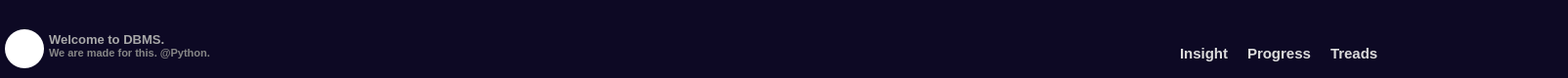
     <widget class="QFrame" name="topBar">
      <property name="minimumSize">
       <size>
        <width>0</width>
        <height>80</height>
       </size>
      </property>
      <property name="maximumSize">
       <size>
        <width>16777215</width>
        <height>80</height>
       </size>
      </property>
      <property name="styleSheet">
       <string notr="true">QFrame {
	background-color: rgb(13, 9, 36);
	border-radius: 5px 0px 0px 5px;
}</string>
      </property>
      <property name="frameShape">
       <enum>QFrame::NoFrame</enum>
      </property>
      <property name="frameShadow">
       <enum>QFrame::Raised</enum>
      </property>
      <layout class="QVBoxLayout" name="verticalLayout_5" stretch="0,0">
       <property name="spacing">
        <number>0</number>
       </property>
       <property name="leftMargin">
        <number>0</number>
       </property>
       <property name="topMargin">
        <number>0</number>
       </property>
       <property name="rightMargin">
        <number>0</number>
       </property>
       <property name="bottomMargin">
        <number>0</number>
       </property>
       <item>
        <widget class="QFrame" name="titleBar">
         <property name="maximumSize">
          <size>
           <width>16777215</width>
           <height>30</height>
          </size>
         </property>
         <property name="styleSheet">
          <string notr="true">background-color: rgb(13, 9, 36);</string>
         </property>
         <property name="frameShape">
          <enum>QFrame::NoFrame</enum>
         </property>
         <property name="frameShadow">
          <enum>QFrame::Raised</enum>
         </property>
         <layout class="QHBoxLayout" name="horizontalLayout_7">
          <property name="spacing">
           <number>0</number>
          </property>
          <property name="leftMargin">
           <number>0</number>
          </property>
          <property name="topMargin">
           <number>0</number>
          </property>
          <property name="rightMargin">
           <number>0</number>
          </property>
          <property name="bottomMargin">
           <number>0</number>
          </property>
          <item>
           <spacer name="horizontalSpacer_3">
            <property name="orientation">
             <enum>Qt::Horizontal</enum>
            </property>
            <property name="sizeHint" stdset="0">
             <size>
              <width>1504</width>
              <height>20</height>
             </size>
            </property>
           </spacer>
          </item>
          <item>
           <widget class="QFrame" name="actionButtonsBar">
            <property name="minimumSize">
             <size>
              <width>100</width>
              <height>0</height>
             </size>
            </property>
            <property name="maximumSize">
             <size>
              <width>100</width>
              <height>16777215</height>
             </size>
            </property>
            <property name="styleSheet">
             <string notr="true"/>
            </property>
            <property name="frameShape">
             <enum>QFrame::StyledPanel</enum>
            </property>
            <property name="frameShadow">
             <enum>QFrame::Raised</enum>
            </property>
            <layout class="QHBoxLayout" name="horizontalLayout_8">
             <property name="spacing">
              <number>0</number>
             </property>
             <property name="leftMargin">
              <number>0</number>
             </property>
             <property name="topMargin">
              <number>0</number>
             </property>
             <property name="rightMargin">
              <number>0</number>
             </property>
             <property name="bottomMargin">
              <number>0</number>
             </property>
             <item>
              <widget class="QPushButton" name="pushButton_6">
               <property name="minimumSize">
                <size>
                 <width>30</width>
                 <height>30</height>
                </size>
               </property>
               <property name="maximumSize">
                <size>
                 <width>30</width>
                 <height>30</height>
                </size>
               </property>
               <property name="styleSheet">
                <string notr="true">QPushButton {
	border: none;
	background-color: rgb(13, 9, 36);
	border-radius: 15;
}

QPushButton:hover {
	background-color: rgb(124, 124, 124);
}

QPushButton:pressed {
	background-color: rgb(0, 0, 0);
}</string>
               </property>
               <property name="text">
                <string/>
               </property>
               <property name="icon">
                <iconset resource="resources/resources.qrc">
                 <normaloff>:/icons/icons/minus.svg</normaloff>:/icons/icons/minus.svg</iconset>
               </property>
               <property name="iconSize">
                <size>
                 <width>17</width>
                 <height>17</height>
                </size>
               </property>
              </widget>
             </item>
             <item>
              <widget class="QPushButton" name="pushButton_5">
               <property name="minimumSize">
                <size>
                 <width>30</width>
                 <height>30</height>
                </size>
               </property>
               <property name="maximumSize">
                <size>
                 <width>30</width>
                 <height>30</height>
                </size>
               </property>
               <property name="styleSheet">
                <string notr="true">QPushButton {
	border: none;
	background-color: rgb(13, 9, 36);
	border-radius: 15;
}

QPushButton:hover {
	background-color: rgb(124, 124, 124);
}

QPushButton:pressed {
	background-color: rgb(0, 0, 0);
}</string>
               </property>
               <property name="text">
                <string/>
               </property>
               <property name="icon">
                <iconset resource="resources/resources.qrc">
                 <normaloff>:/icons/icons/maximize.svg</normaloff>:/icons/icons/maximize.svg</iconset>
               </property>
               <property name="iconSize">
                <size>
                 <width>17</width>
                 <height>17</height>
                </size>
               </property>
              </widget>
             </item>
             <item>
              <widget class="QPushButton" name="pushButton_4">
               <property name="minimumSize">
                <size>
                 <width>30</width>
                 <height>30</height>
                </size>
               </property>
               <property name="maximumSize">
                <size>
                 <width>30</width>
                 <height>30</height>
                </size>
               </property>
               <property name="styleSheet">
                <string notr="true">QPushButton {
	border: none;
	background-color: rgb(13, 9, 36);
	border-radius: 15;
}

QPushButton:hover {
	background-color: rgb(124, 124, 124);
}

QPushButton:pressed {
	background-color: rgb(255, 0, 0) ;
}</string>
               </property>
               <property name="text">
                <string/>
               </property>
               <property name="icon">
                <iconset resource="resources/resources.qrc">
                 <normaloff>:/icons/icons/close.svg</normaloff>:/icons/icons/close.svg</iconset>
               </property>
               <property name="iconSize">
                <size>
                 <width>17</width>
                 <height>17</height>
                </size>
               </property>
              </widget>
             </item>
            </layout>
           </widget>
          </item>
         </layout>
        </widget>
       </item>
       <item>
        <widget class="QFrame" name="actionBar">
         <property name="styleSheet">
          <string notr="true">QFrame {
	background-color: rgb(13, 9, 36);
}

QSpacer {
	background-color: rgb(13, 9, 36);
}</string>
         </property>
         <property name="frameShape">
          <enum>QFrame::NoFrame</enum>
         </property>
         <property name="frameShadow">
          <enum>QFrame::Raised</enum>
         </property>
         <layout class="QHBoxLayout" name="horizontalLayout_2">
          <property name="spacing">
           <number>0</number>
          </property>
          <property name="leftMargin">
           <number>0</number>
          </property>
          <property name="topMargin">
           <number>0</number>
          </property>
          <property name="rightMargin">
           <number>0</number>
          </property>
          <property name="bottomMargin">
           <number>0</number>
          </property>
          <item alignment="Qt::AlignTop">
           <widget class="QFrame" name="frame_6">
            <property name="minimumSize">
             <size>
              <width>250</width>
              <height>0</height>
             </size>
            </property>
            <property name="maximumSize">
             <size>
              <width>250</width>
              <height>16777215</height>
             </size>
            </property>
            <property name="styleSheet">
             <string notr="true">background-color: rgb(13, 9, 36);</string>
            </property>
            <property name="frameShape">
             <enum>QFrame::NoFrame</enum>
            </property>
            <property name="frameShadow">
             <enum>QFrame::Raised</enum>
            </property>
            <layout class="QHBoxLayout" name="horizontalLayout_4">
             <property name="spacing">
              <number>5</number>
             </property>
             <property name="leftMargin">
              <number>5</number>
             </property>
             <property name="topMargin">
              <number>0</number>
             </property>
             <property name="rightMargin">
              <number>5</number>
             </property>
             <property name="bottomMargin">
              <number>15</number>
             </property>
             <item alignment="Qt::AlignVCenter">
              <widget class="QFrame" name="frame_5">
               <property name="minimumSize">
                <size>
                 <width>40</width>
                 <height>40</height>
                </size>
               </property>
               <property name="maximumSize">
                <size>
                 <width>40</width>
                 <height>40</height>
                </size>
               </property>
               <property name="styleSheet">
                <string notr="true">background-color: rgb(255, 255, 255);
image: url(:/icons/icons/attachment_97751416.svg);
border-radius: 20;

padding: 3px;</string>
               </property>
               <property name="frameShape">
                <enum>QFrame::NoFrame</enum>
               </property>
               <property name="frameShadow">
                <enum>QFrame::Raised</enum>
               </property>
              </widget>
             </item>
             <item alignment="Qt::AlignVCenter">
              <widget class="QFrame" name="frame_9">
               <property name="minimumSize">
                <size>
                 <width>200</width>
                 <height>0</height>
                </size>
               </property>
               <property name="maximumSize">
                <size>
                 <width>200</width>
                 <height>16777215</height>
                </size>
               </property>
               <property name="styleSheet">
                <string notr="true">background-color: rgb(13, 9, 36);</string>
               </property>
               <property name="frameShape">
                <enum>QFrame::NoFrame</enum>
               </property>
               <property name="frameShadow">
                <enum>QFrame::Raised</enum>
               </property>
               <layout class="QVBoxLayout" name="verticalLayout_8">
                <property name="spacing">
                 <number>0</number>
                </property>
                <property name="leftMargin">
                 <number>0</number>
                </property>
                <property name="topMargin">
                 <number>0</number>
                </property>
                <property name="rightMargin">
                 <number>0</number>
                </property>
                <property name="bottomMargin">
                 <number>0</number>
                </property>
                <item>
                 <widget class="QLabel" name="label_4">
                  <property name="font">
                   <font>
                    <pointsize>10</pointsize>
                    <weight>75</weight>
                    <bold>true</bold>
                   </font>
                  </property>
                  <property name="styleSheet">
                   <string notr="true">color: rgb(168, 168, 168);</string>
                  </property>
                  <property name="text">
                   <string>&lt;html&gt;&lt;head/&gt;&lt;body&gt;&lt;p&gt;Welcome to DBMS.&lt;/p&gt;&lt;/body&gt;&lt;/html&gt;</string>
                  </property>
                 </widget>
                </item>
                <item>
                 <widget class="QLabel" name="label_5">
                  <property name="font">
                   <font>
                    <pointsize>8</pointsize>
                    <weight>75</weight>
                    <bold>true</bold>
                   </font>
                  </property>
                  <property name="styleSheet">
                   <string notr="true">color: rgb(134, 134, 134);</string>
                  </property>
                  <property name="text">
                   <string>We are made for this. @Python.</string>
                  </property>
                 </widget>
                </item>
               </layout>
              </widget>
             </item>
            </layout>
           </widget>
          </item>
          <item>
           <spacer name="horizontalSpacer">
            <property name="orientation">
             <enum>Qt::Horizontal</enum>
            </property>
            <property name="sizeHint" stdset="0">
             <size>
              <width>134</width>
              <height>20</height>
             </size>
            </property>
           </spacer>
          </item>
          <item>
           <widget class="QFrame" name="frame_7">
            <property name="minimumSize">
             <size>
              <width>250</width>
              <height>0</height>
             </size>
            </property>
            <property name="maximumSize">
             <size>
              <width>250</width>
              <height>16777215</height>
             </size>
            </property>
            <property name="styleSheet">
             <string notr="true">background-color: rgb(13, 9, 36);</string>
            </property>
            <property name="frameShape">
             <enum>QFrame::NoFrame</enum>
            </property>
            <property name="frameShadow">
             <enum>QFrame::Raised</enum>
            </property>
            <layout class="QHBoxLayout" name="horizontalLayout_3">
             <property name="spacing">
              <number>0</number>
             </property>
             <property name="leftMargin">
              <number>10</number>
             </property>
             <property name="topMargin">
              <number>0</number>
             </property>
             <property name="rightMargin">
              <number>10</number>
             </property>
             <property name="bottomMargin">
              <number>0</number>
             </property>
             <item alignment="Qt::AlignHCenter|Qt::AlignVCenter">
              <widget class="QLabel" name="label">
               <property name="font">
                <font>
                 <pointsize>11</pointsize>
                 <weight>75</weight>
                 <bold>true</bold>
                </font>
               </property>
               <property name="styleSheet">
                <string notr="true">QLabel {
	color: rgb(220, 220, 220);
}

QLabel:hover {
	color: rgb(255, 115, 0);
}</string>
               </property>
               <property name="text">
                <string>Insight</string>
               </property>
              </widget>
             </item>
             <item alignment="Qt::AlignHCenter|Qt::AlignVCenter">
              <widget class="QLabel" name="label_2">
               <property name="font">
                <font>
                 <pointsize>11</pointsize>
                 <weight>75</weight>
                 <bold>true</bold>
                </font>
               </property>
               <property name="styleSheet">
                <string notr="true">QLabel {
	color: rgb(220, 220, 220);
}

QLabel:hover {
	color: rgb(255, 115, 0);
}</string>
               </property>
               <property name="text">
                <string>Progress</string>
               </property>
              </widget>
             </item>
             <item alignment="Qt::AlignHCenter|Qt::AlignVCenter">
              <widget class="QLabel" name="label_3">
               <property name="font">
                <font>
                 <pointsize>11</pointsize>
                 <weight>75</weight>
                 <bold>true</bold>
                </font>
               </property>
               <property name="styleSheet">
                <string notr="true">QLabel {
	color: rgb(220, 220, 220);
}

QLabel:hover {
	color: rgb(255, 115, 0);
}</string>
               </property>
               <property name="text">
                <string>Treads</string>
               </property>
              </widget>
             </item>
            </layout>
           </widget>
          </item>
          <item>
           <spacer name="horizontalSpacer_2">
            <property name="orientation">
             <enum>Qt::Horizontal</enum>
            </property>
            <property name="sizeType">
             <enum>QSizePolicy::Fixed</enum>
            </property>
            <property name="sizeHint" stdset="0">
             <size>
              <width>50</width>
              <height>20</height>
             </size>
            </property>
           </spacer>
          </item>
          <item>
           <widget class="QFrame" name="actionItems">
            <property name="minimumSize">
             <size>
              <width>120</width>
              <height>0</height>
             </size>
            </property>
            <property name="maximumSize">
             <size>
              <width>120</width>
              <height>16777215</height>
             </size>
            </property>
            <property name="styleSheet">
             <string notr="true">background-color: rgb(13, 9, 36);</string>
            </property>
            <property name="frameShape">
             <enum>QFrame::NoFrame</enum>
            </property>
            <property name="frameShadow">
             <enum>QFrame::Raised</enum>
            </property>
            <layout class="QHBoxLayout" name="horizontalLayout_6">
             <property name="spacing">
              <number>5</number>
             </property>
             <property name="leftMargin">
              <number>0</number>
             </property>
             <property name="topMargin">
              <number>0</number>
             </property>
             <property name="rightMargin">
              <number>0</number>
             </property>
             <property name="bottomMargin">
              <number>0</number>
             </property>
             <item alignment="Qt::AlignHCenter|Qt::AlignVCenter">
              <widget class="QPushButton" name="pushButton">
               <property name="minimumSize">
                <size>
                 <width>36</width>
                 <height>36</height>
                </size>
               </property>
               <property name="maximumSize">
                <size>
                 <width>36</width>
                 <height>36</height>
                </size>
               </property>
               <property name="styleSheet">
                <string notr="true">QPushButton {
	border: none;
	background-color: rgb(13, 9, 36);
	border-radius: 18;
}

QPushButton:hover {
	background-color: rgb(85, 0, 255);
}

QPushButton:pressed {
	background-color: rgb(0, 0, 0);
}</string>
               </property>
               <property name="text">
                <string/>
               </property>
               <property name="icon">
                <iconset resource="resources/resources.qrc">
                 <normaloff>:/icons/icons/chart.svg</normaloff>:/icons/icons/chart.svg</iconset>
               </property>
               <property name="iconSize">
                <size>
                 <width>20</width>
                 <height>20</height>
                </size>
               </property>
              </widget>
             </item>
             <item alignment="Qt::AlignHCenter|Qt::AlignVCenter">
              <widget class="QPushButton" name="pushButton_2">
               <property name="minimumSize">
                <size>
                 <width>36</width>
                 <height>36</height>
                </size>
               </property>
               <property name="maximumSize">
                <size>
                 <width>36</width>
                 <height>36</height>
                </size>
               </property>
               <property name="styleSheet">
                <string notr="true">QPushButton {
	border: none;
	background-color: rgb(13, 9, 36);
	border-radius: 18;
}

QPushButton:hover {
	background-color: rgb(85, 0, 255);
}

QPushButton:pressed {
	background-color: rgb(0, 0, 0);
}</string>
               </property>
               <property name="text">
                <string/>
               </property>
               <property name="icon">
                <iconset resource="resources/resources.qrc">
                 <normaloff>:/icons/icons/bell.svg</normaloff>:/icons/icons/bell.svg</iconset>
               </property>
               <property name="iconSize">
                <size>
                 <width>20</width>
                 <height>20</height>
                </size>
               </property>
              </widget>
             </item>
             <item alignment="Qt::AlignHCenter|Qt::AlignVCenter">
              <widget class="QPushButton" name="pushButton_3">
               <property name="minimumSize">
                <size>
                 <width>36</width>
                 <height>36</height>
                </size>
               </property>
               <property name="maximumSize">
                <size>
                 <width>36</width>
                 <height>36</height>
                </size>
               </property>
               <property name="styleSheet">
                <string notr="true">QPushButton {
	border: none;
	background-color: rgb(13, 9, 36);
	border-radius: 18;
}

QPushButton:hover {
	background-color: rgb(85, 0, 255);
}

QPushButton:pressed {
	background-color: rgb(0, 0, 0);
}</string>
               </property>
               <property name="text">
                <string/>
               </property>
               <property name="icon">
                <iconset resource="resources/resources.qrc">
                 <normaloff>:/icons/icons/settings.svg</normaloff>:/icons/icons/settings.svg</iconset>
               </property>
               <property name="iconSize">
                <size>
                 <width>20</width>
                 <height>20</height>
                </size>
               </property>
              </widget>
             </item>
            </layout>
           </widget>
          </item>
         </layout>
        </widget>
       </item>
      </layout>
     </widget>
